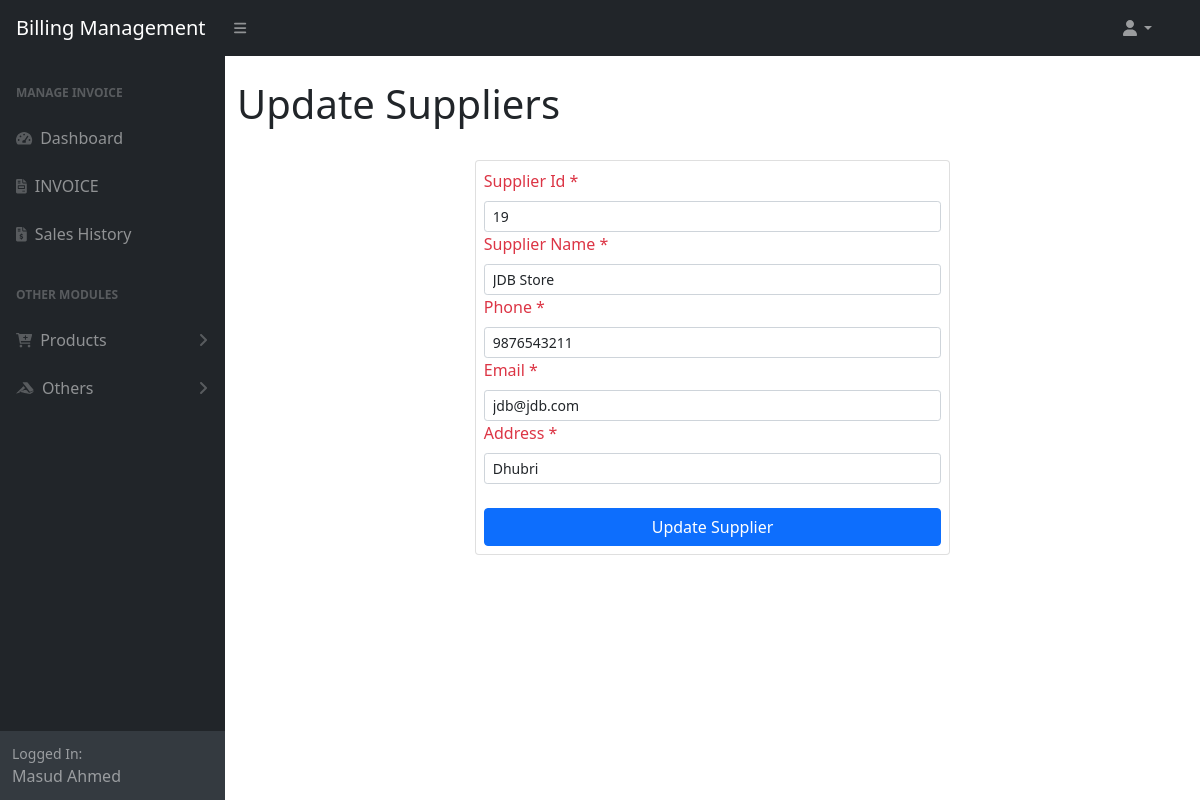
Screenshot of /update_supplier.php?user_id=19 (signed in) with the database file from the repository.
### tables this page shows
CREATE TABLE `user` (
  `id` int(11) NOT NULL,
  `name` varchar(50) NOT NULL,
  `mobile` varchar(10) NOT NULL,
  `email` varchar(100) DEFAULT NULL
);

CREATE TABLE `supplier` (
  `id` int(11) NOT NULL,
  `user_id` int(11) NOT NULL,
  `address` text NOT NULL
);

### update_supplier.php (the view, shortened to what this page needs)
<?php
require_once 'menu/header.php'
?>
<div class="container-fluid">
    <h1 class="mt-4">Update Suppliers</h1>
    <div class="container">
        <div class="row justify-content-center">
            <div class="col-md-6 mt-4 p-2 card">
                <?php
                $user_id = $_GET['user_id'];
                $getsql = "SELECT * FROM `user` JOIN `supplier` WHERE `user`.`id`=`supplier`.`user_id`  AND `user`.`id`='$user_id'";
                $data = mysqli_fetch_assoc(mysqli_query($conn, $getsql));
                ?>
                <form action="actions/edit_actions.php" method="post">
                    <label for="pname" class="text-danger">Supplier Id *</label>
                    <input class="form-control form-control-sm" type="text" name="supp_id" value="<?= $data['user_id'] ?>" required>
                    <label for="pname" class="text-danger">Supplier Name *</label>
                    <input class="form-control form-control-sm" type="text" name="sname" value="<?= $data['name'] ?>" required>
                    <label for="pname" class="text-danger">Phone *</label>
                    <input class="form-control form-control-sm" type="text" name="smob" value="<?= $data['mobile'] ?>" required>
                    <label for="pname" class="text-danger">Email *</label>
                    <input class="form-control form-control-sm" type="email" name="semail" value="<?= $data['email'] ?>" required>
                    <label for="pname" class="text-danger">Address *</label>
                    <input class="form-control form-control-sm" type="text" name="adds" value="<?= $data['address'] ?>" required>
                    <br>
                    <button class="btn btn-primary btn-block" name="updtsupplier">Update Supplier</button>
                </form>
            </div>
        </div>
    </div>
</div>
<?php require_once 'menu/footer.php' ?>

### menu/header.php (shortened to what this page needs)
<?php
require_once "lib/db.php";
?>
<!DOCTYPE html>
<html lang="en">
<head>
    <link rel="stylesheet" href="assets/css/bootstrap.min.css">
    <link href="assets/css/styles.css" rel="stylesheet" />
</head>
<body class="sb-nav-fixed">
    <nav class="sb-topnav navbar navbar-expand navbar-dark bg-dark">
        <a class="navbar-brand ps-3" href="index.php">Billing Management</a>
        <button class="btn btn-link btn-sm order-1 order-lg-0 me-4 me-lg-0" id="sidebarToggle" href="#!"><i class="fas fa-bars"></i></button>
        <ul class="navbar-nav ms-auto ms-md-0 me-3 me-lg-4">
            <li class="nav-item dropdown">
                <a class="nav-link dropdown-toggle" id="navbarDropdown" href="#" role="button" data-bs-toggle="dropdown" aria-expanded="false"><i class="fas fa-user fa-fw"></i></a>
            </li>
        </ul>
    </nav>
    <div id="layoutSidenav">
        <div id="layoutSidenav_nav">
            <nav class="sb-sidenav accordion sb-sidenav-dark" id="sidenavAccordion">
                <div class="sb-sidenav-menu">
                    <div class="nav">
                        <div class="sb-sidenav-menu-heading">Manage Invoice</div>
                        <a class="nav-link" href="index.php">
                            <div class="sb-nav-link-icon"><i class="fas fa-tachometer-alt"></i></div>
                            Dashboard
                        </a>
                        <a class="nav-link" href="generate_bills.php">
                            <div class="sb-nav-link-icon"><i class="fas fa-file-invoice"></i></div>
                            INVOICE
                        </a>
                        <a class="nav-link" href="sales_history.php">
                            <div class="sb-nav-link-icon"><i class="fas fa-file-invoice-dollar"></i></i></div>
                            Sales History
                        </a>
                        <div class="sb-sidenav-menu-heading">Other Modules</div>
                        <a class="nav-link collapsed" href="#" data-bs-toggle="collapse" data-bs-target="#collapseLayouts" aria-expanded="false" aria-controls="collapseLayouts">
                            <div class="sb-nav-link-icon"><i class="fas fa-cart-plus"></i></div>
                            Products
                            <div class="sb-sidenav-collapse-arrow"><i class="fas fa-angle-down"></i></div>
                        </a>
                        <a class="nav-link collapsed" href="#" data-bs-toggle="collapse" data-bs-target="#collapsePages" aria-expanded="false" aria-controls="collapsePages">
                            <div class="sb-nav-link-icon"><i class="fab fa-accusoft"></i></div>
                            Others
                            <div class="sb-sidenav-collapse-arrow"><i class="fas fa-angle-down"></i></div>
                        </a>
                    </div>
                </div>
                <div class="sb-sidenav-footer">
                    <div class="small">Logged In:</div>
                    <?php
                    if (isset($_SESSION['user'])) {
                        $id = $_SESSION['user']['user_id'];
                        $data = mysqli_fetch_assoc(mysqli_query($conn, "SELECT * FROM `user` WHERE `id`='$id'"));
                        echo $data['name'];
                    }
                    ?>
                </div>
            </nav>
        </div>
        <div id="layoutSidenav_content">
            <main>

### rows the page displays
user: name "Masud Ahmed"
supplier: supp_id "19", sname "JDB Store", smob "9876543211", semail "jdb@jdb.com", adds "Dhubri"
